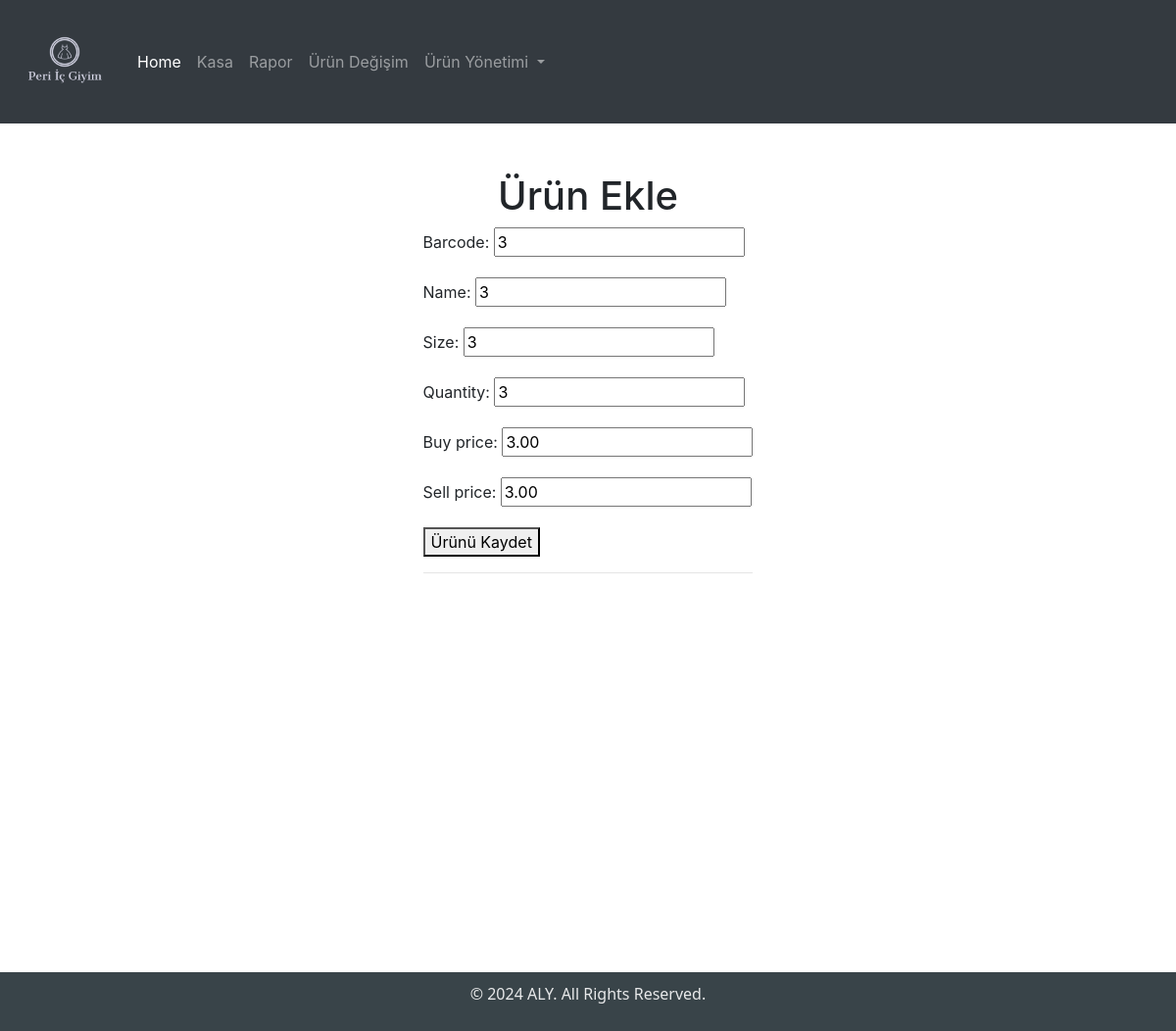
Screenshot of /urun-edit/27/ (signed in) with the database file from the repository.
### myapp/models.py (models this page shows, shortened)
class Item(models.Model):
    barcode = models.CharField(max_length=100, null=True, unique=True)
    name = models.CharField(max_length=100)
    size = models.CharField(max_length=10)
    quantity = models.IntegerField(null=True)
    buy_price = models.DecimalField(max_digits=10, decimal_places=2, null=True, blank=True)
    sell_price = models.DecimalField(max_digits=10, decimal_places=2, null=True)
    updated = models.DateTimeField(auto_now=True)
    created = models.DateTimeField(auto_now_add=True)
    class Meta:
        ordering = ['-updated', '-created']

### myapp/views.py (the view)
# urls.py: path("urun-edit/<str:pk>/", views.updateItem, name="urun_edit"),
@login_required
def updateItem(request, pk):
    item = Item.objects.get(id=pk)
    form = ItemForm(instance=item)
    if request.method == 'POST':
        form = ItemForm(request.POST, instance=item)
        if form.is_valid():
            form.save()
            return redirect('urun_listesi')
    context = {'form': form}
    return render(request, 'urun_ekle.html', context)

### myapp/forms.py
class ItemForm(ModelForm):
  class Meta:
    model = Item
    fields = '__all__'

### myapp/templates/urun_ekle.html (shortened to what this page needs)
{% extends "base.html" %} {% block content %}
{% load static %}
<link rel="stylesheet" href="{% static 'styles/urun_ekle.css' %}">
<div class="table">
  <h1>Ürün Ekle</h1>
  <div>
    <form id="productForm" method="POST" action="">
        {{form.as_p}}
        <button type="submit">Ürünü Kaydet</button>
        <hr>
    </form>
  </div>
</div>
{% endblock %}

### static/styles/main.css (style rules this page uses)
body { display: flex; flex-direction: column; min-height: 100vh; margin: 0; }

### static/styles/urun_ekle.css (style rules this page uses)
.table { display: flex; flex-direction: column; align-items: center; margin-top: 50px; flex-grow: 1; min-height: 100vh; }

### rows the page displays
Item: barcode "3", name "3", size "3", quantity "3", buy_price "3.00", sell_price "3.00"
